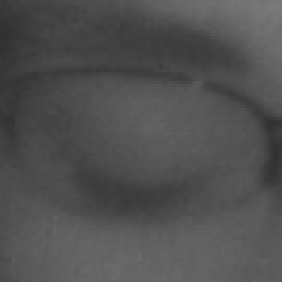
#> input picture data/train/Closed_Eyes/s0001_01476_0_1_0_0_0_01.png, 94 x 94 px (shown 3 times larger)
$ jupyter execute TESTS.ipynb
#> lines starting #> are read from the running program, lines starting #| are printed output that depends on the picture
[cell 1]
import matplotlib.pyplot as plt
import os
import cv2
img_path = "./data/train/Closed_Eyes/s0001_01476_0_1_0_0_0_01.png"

img_array = cv2.imread(img_path, cv2.IMREAD_GRAYSCALE)
#> img_array is the input picture: shape (94, 94); min 48, max 124, mean 80.6
plt.imshow(img_array, cmap="gray")
plt.show()

[cell 2]
import numpy as np
from scipy.signal import convolve2d

img96 = np.zeros((96, 96), dtype=int)
img96[1:95, 1:95] = img_array
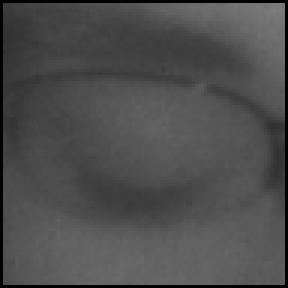
#> img96: shape (96, 96) int64 (shown 3 times larger); min 0, max 124, mean 77.2


print(img96.shape)
#| (96, 96)
print(img96)
#> (printed output is left out)
kernel = np.array([[0, 5, 0], [0, 5, 0], [0, 5, 0]])
kernel2 = np.array([[0, 0, 0], [5, 5, 5], [0, 0, 0]])
kernel3 = np.array([[0, 0, 5], [0, 5, 0], [5, 0, 0]])

kernel4 = np.array([[0, 0, 0],
                   [0, 10, 0],
                   [0, 0, 0]])

after_kernel = convolve2d(img96, kernel4, mode='same', boundary='fill', fillvalue=0)
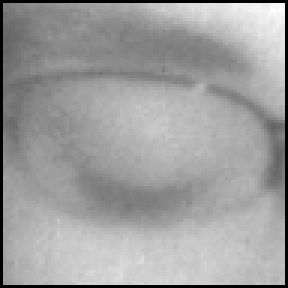
#> after_kernel: shape (96, 96) int64 (shown 3 times larger); min 0, max 1240, mean 772.5; drawn with min black and max white

$ run again, with data/train/Closed_Eyes/s0001_00304_0_0_0_0_0_01.png copied over data/train/Closed_Eyes/s0001_01476_0_1_0_0_0_01.png
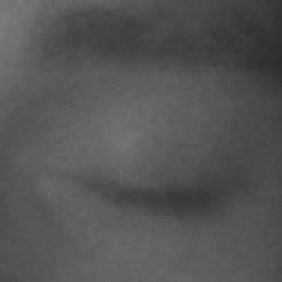
#> input picture data/train/Closed_Eyes/s0001_00304_0_0_0_0_0_01.png, 94 x 94 px (shown 3 times larger)
#> img_array is the input picture: shape (94, 94); min 45, max 125, mean 84.5
#> `img96[1:95, 1:95] = img_array`:
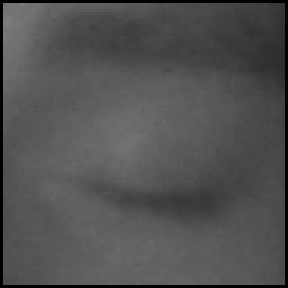
#> img96: shape (96, 96) int64 (shown 3 times larger); min 0, max 125, mean 81.1
#| (96, 96)
#> (printed output is left out)
#> `after_kernel = convolve2d(img96, kernel4, mode='same', boundary='fill'..`:
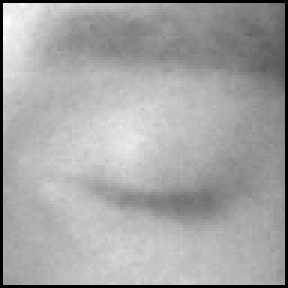
#> after_kernel: shape (96, 96) int64 (shown 3 times larger); min 0, max 1250, mean 810.6; drawn with min black and max white
